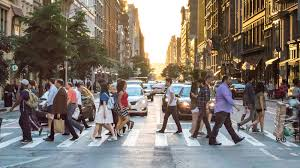
#> input picture Assignment4/Assignment_4/assignment4/images/pedestrian_crossing.jpg, 300 x 168 px, found by its file name
$ python traffic_monitoring.py   (older library calls are emulated)
#> lines starting #> are read from the running program, lines starting #| are printed output that depends on the picture; after the words box and inside, x2 and y2 are one past the last pixel; in counts of white or black regions, pixels touching at a corner belong together
"""
============================================================
  Feature-Based Traffic Monitoring System
============================================================
  Student Name   : Prince Kumar Gupta
  Roll No        : 2401011485
  Course         : Image Processing and Computer Vision
  Unit           : Unit 4 – Object Representation & Feature Extraction
  Assignment     : Feature-Based Traffic Monitoring System
  Date           : 04/13/26
============================================================
"""

import os
import cv2
import numpy as np
import matplotlib
matplotlib.use('Agg')
import matplotlib.pyplot as plt

# ─────────────────────────────────────────────
#  CONFIGURATION
# ─────────────────────────────────────────────
IMAGE_PATHS = {
    "pedestrian_crossing": "images/pedestrian_crossing.jpg",
    "highway_traffic":     "images/highway_traffic.jpg",
    "highway_overpass":    "images/highway_overpass.jpg",
}
OUTPUT_DIR = "outputs"
os.makedirs(OUTPUT_DIR, exist_ok=True)
RESIZE_DIM  = (640, 480)   # standard resolution for all images
MIN_CONTOUR_AREA = 400     # minimum pixel area to consider as valid object


# ─────────────────────────────────────────────
#  WELCOME BANNER
# ─────────────────────────────────────────────
def print_welcome():
    print("=" * 65)
    print("   FEATURE-BASED TRAFFIC MONITORING SYSTEM")
    print("=" * 65)
    print("  Student : Prince Kumar Gupta  |  Roll No: 2401011485")
    print("  Course  : Image Processing and Computer Vision")
    print("  Date    : 04/13/26")
    print("=" * 65)
    print("""
PURPOSE:
  This system analyses traffic images using classical Computer Vision
  techniques to detect objects, extract features, and support
  intelligent transportation monitoring.

Pipeline per image:
  Task 1 → Edge Detection       (Sobel + Canny)
  Task 2 → Object Representation (Contours + Bounding Boxes)
  Task 3 → Feature Extraction    (ORB keypoints & descriptors)
  Task 4 → Comparative Analysis  (side-by-side visual report)

Three sample scenes:
  • Pedestrian Crossing   – urban street crossing
  • Highway Traffic       – dense multi-lane highway
  • Highway Overpass      – aerial highway interchange
""")


# ─────────────────────────────────────────────
#  UTILITY – LOAD IMAGE
# ─────────────────────────────────────────────
def load_image(path: str):
    """Load BGR image, resize to RESIZE_DIM, return (bgr, gray)."""
#> called with path = 'images/pedestrian_crossing.jpg'
    img = cv2.imread(path)
#> img is the input picture: shape (168, 300, 3); mean B, G, R 110.7, 119, 127.7
    if img is None:
        raise FileNotFoundError(f"[ERROR] Cannot read: {path}")
    img = cv2.resize(img, RESIZE_DIM)
#> img: shape (480, 640, 3)
    gray = cv2.cvtColor(img, cv2.COLOR_BGR2GRAY)
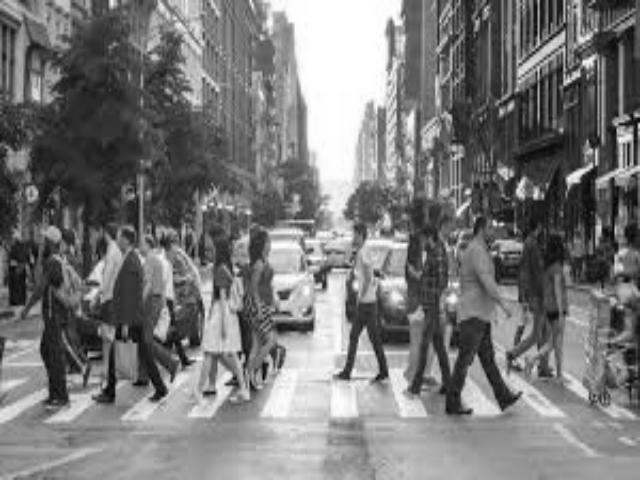
#> gray: shape (480, 640); min 3, max 255, mean 120.5
    print(f"  [✓] Loaded : {path}  →  {img.shape}")
#|   [✓] Loaded : images/pedestrian_crossing.jpg  →  (480, 640, 3)
    return img, gray


# ─────────────────────────────────────────────
#  TASK 1 – EDGE DETECTION
# ─────────────────────────────────────────────
def task1_edge_detection(gray: np.ndarray):
    """
    Apply Sobel and Canny edge detectors.
    Returns: sobel_mag (uint8), canny (uint8)
    """
    print("  [Task 1] Edge Detection ...")

    # ── Sobel ───────────────────────────────
    sobel_x = cv2.Sobel(gray, cv2.CV_64F, 1, 0, ksize=3)
    sobel_y = cv2.Sobel(gray, cv2.CV_64F, 0, 1, ksize=3)
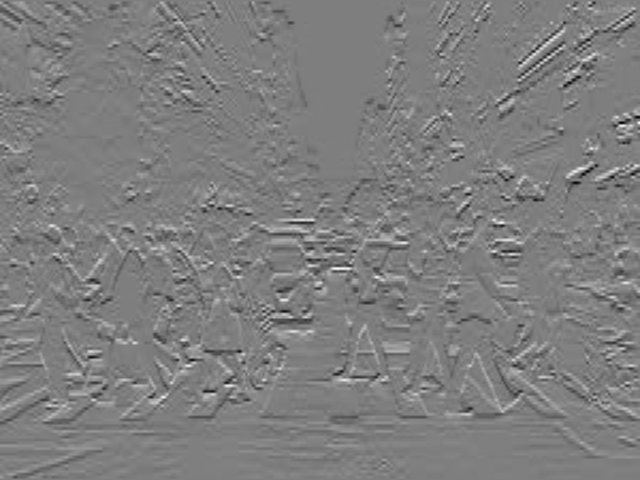
#> sobel_y: shape (480, 640) float64; min -512, max 518, mean 0.4; drawn with min black and max white
    sobel_mag = cv2.magnitude(sobel_x, sobel_y)
    sobel_mag = np.clip(sobel_mag, 0, 255).astype(np.uint8)
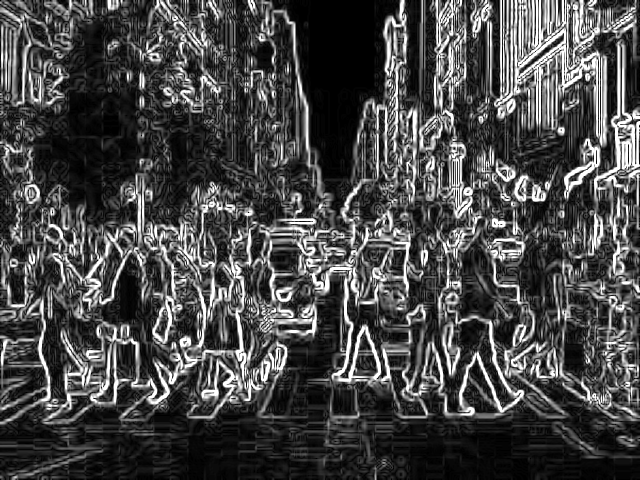
#> sobel_mag: shape (480, 640); min 0, max 255, mean 72.1

    # ── Canny ───────────────────────────────
    # Auto-thresholds derived from image median (robust for traffic imgs)
    median_val = float(np.median(gray))
#> median_val = 117
    sigma = 0.33
    low  = int(max(0,   (1.0 - sigma) * median_val))
#> low = 78
    high = int(min(255, (1.0 + sigma) * median_val))
#> high = 155
    canny = cv2.Canny(gray, low, high)
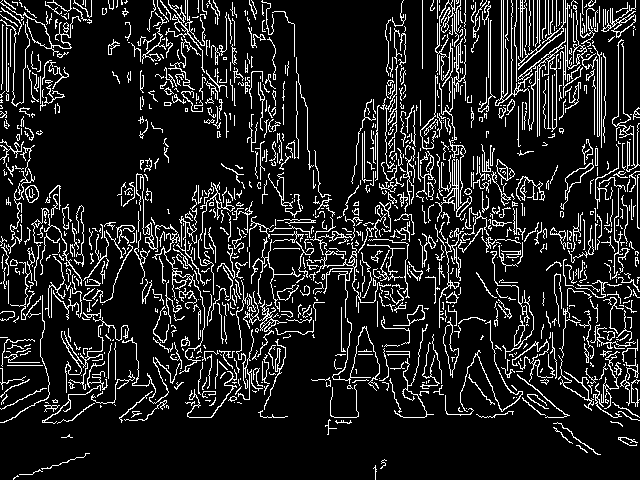
#> canny: shape (480, 640); 12.8% white in thin lines or dots

    # Edge pixel counts (quality metric)
    sobel_edges = int(np.count_nonzero(sobel_mag > 30))
#> sobel_edges = 195624
    canny_edges = int(np.count_nonzero(canny))
#> canny_edges = 39379
    print(f"    Sobel edge pixels : {sobel_edges:,}")
#|     Sobel edge pixels : 195,624
    print(f"    Canny edge pixels : {canny_edges:,}")
#|     Canny edge pixels : 39,379
    print(f"    Canny thresholds  : low={low}, high={high}")
#|     Canny thresholds  : low=78, high=155

    return sobel_mag, canny


# ─────────────────────────────────────────────
#  TASK 2 – OBJECT REPRESENTATION
# ─────────────────────────────────────────────
def task2_object_representation(gray: np.ndarray, bgr: np.ndarray):
    """
    Detect contours on Otsu-thresholded image, draw bounding boxes,
    compute area and perimeter for each detected object.
    Returns: contour_img, bbox_img, list of (area, perimeter) tuples
    """
    print("  [Task 2] Object Representation ...")

    # Preprocess: slight blur → Otsu threshold
    blurred = cv2.GaussianBlur(gray, (5, 5), 0)
    _, thresh = cv2.threshold(blurred, 0, 255,
                              cv2.THRESH_BINARY + cv2.THRESH_OTSU)
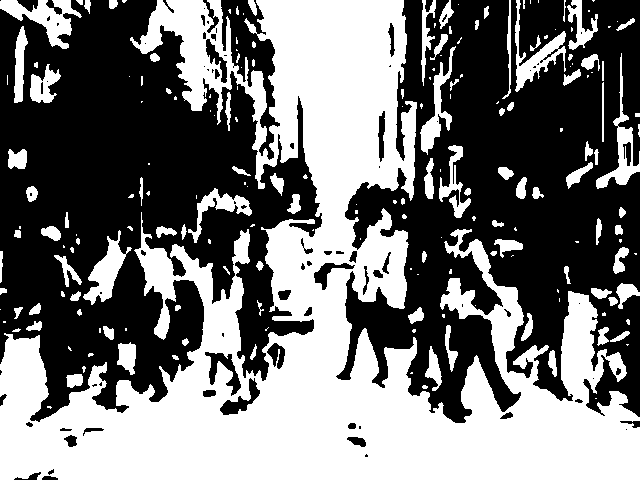
#> thresh: shape (480, 640); 46% white; 197 white regions (94 under 20 px)

    # Find external contours
    contours, _ = cv2.findContours(thresh, cv2.RETR_EXTERNAL,
                                   cv2.CHAIN_APPROX_SIMPLE)
#> contours = 197 contours, 116 with area under 20; largest, box (x1, y1, x2, y2) and area: (0, 0, 640, 480) 121085, (0, 0, 82, 49) 1459, (83, 230, 132, 305) 1210, (596, 53, 640, 189) 1156, (515, 0, 566, 92) 1124

    # Filter by minimum area
    valid = [c for c in contours if cv2.contourArea(c) >= MIN_CONTOUR_AREA]
#> valid = 11 contours; largest, box (x1, y1, x2, y2) and area: (0, 0, 640, 480) 121085, (0, 0, 82, 49) 1459, (83, 230, 132, 305) 1210, (596, 53, 640, 189) 1156, (515, 0, 566, 92) 1124

    # ── Contour image ────────────────────────
    contour_img = bgr.copy()
    cv2.drawContours(contour_img, valid, -1, (0, 255, 0), 2)
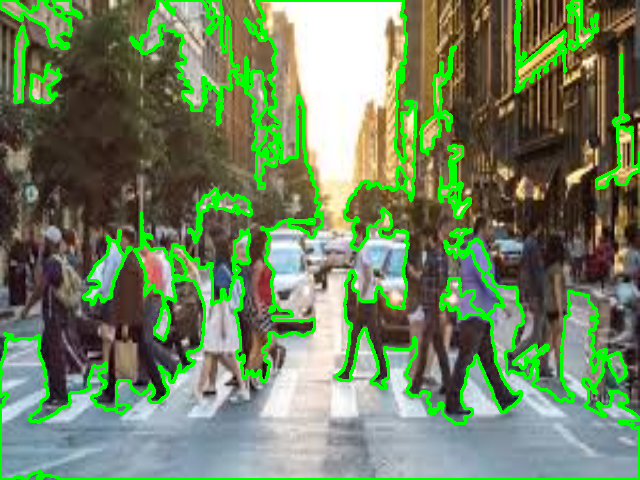
#> contour_img: shape (480, 640, 3); mean B, G, R 97.3, 132.2, 111.5

    # ── Bounding box image + metrics ─────────
    bbox_img = bgr.copy()
    measurements = []
    for cnt in valid:
        area = cv2.contourArea(cnt)
        perimeter = cv2.arcLength(cnt, True)
        measurements.append((area, perimeter))
        x, y, w, h = cv2.boundingRect(cnt)
        cv2.rectangle(bbox_img, (x, y), (x + w, y + h), (0, 0, 255), 2)
        # Label area on box
        label = f"A:{int(area)}"
        cv2.putText(bbox_img, label, (x, max(y - 4, 10)),
                    cv2.FONT_HERSHEY_SIMPLEX, 0.35, (255, 255, 0), 1)
#> this loop made 11 passes
#> (area, perimeter, x, y, w, h, label) on passes 1 to 8: (1209.5, 260.7, 83, 230, 49, 75, 'A:1209'), (780, 285.8, 188, 188, 64, 55, 'A:780'), (589, 352.5, 439, 145, 32, 73, 'A:589'), (603.5, 161.8, 30, 64, 31, 39, 'A:603'), (1155.5, 406.9, 596, 53, 44, 136, 'A:1155'), (915, 342.3, 420, 46, 36, 109, 'A:915'), (560.5, 169.4, 14, 26, 14, 77, 'A:560'), (527.5, 249.6, 567, 0, 31, 50, 'A:527')
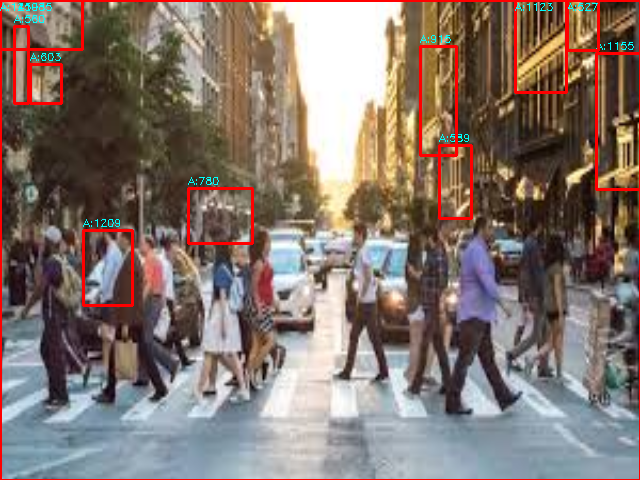
#> bbox_img: shape (480, 640, 3); mean B, G, R 108.6, 116.4, 131.6
#> after the loop, measurements = [(1209.5, 260.7), (780, 285.8), (589, 352.5), (603.5, 161.8), (1155.5, 406.9), (915, 342.3), (560.5, 169.4), (527.5, 249.6), (1123.5, 439.6), (121085, 8377.6), (1459, 358)]

    print(f"    Objects detected  : {len(valid)}")
#|     Objects detected  : 11
#> (the rest of the program and of its run is left out)
